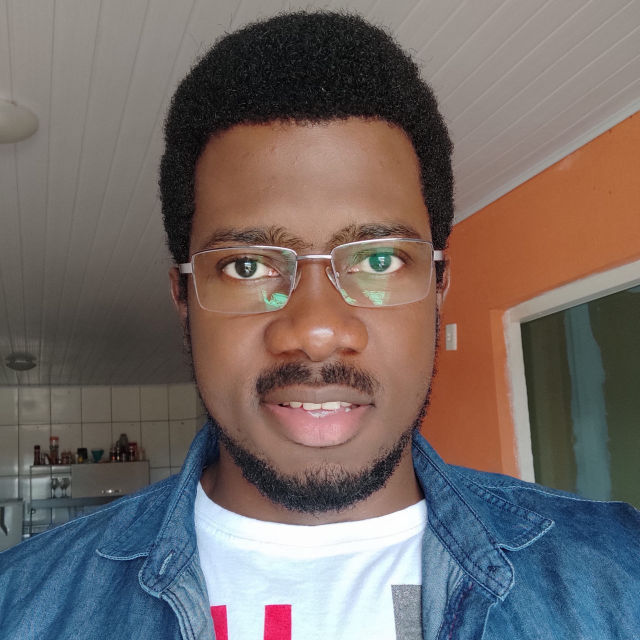
#> input picture images/face.1.1.jpeg, 1280 x 1280 px (shown at 1/2 size); its folder holds 4 pictures in this run
$ python treinamento.py
#> lines starting #> are read from the running program, lines starting #| are printed output that depends on the picture
import PIL
import cv2
import os
from cv2 import threshold
import numpy as np
from PIL import Image


eigenFace = cv2.face.EigenFaceRecognizer_create(threshold= 3)
fisherFace = cv2.face.FisherFaceRecognizer_create()
lbph = cv2.face.LBPHFaceRecognizer_create()
detector= cv2.CascadeClassifier("haarcascade_frontalface_default.xml")

def getImagemComId(path):
#> called with path = 'images'
    width_d, height_d = 280, 280
    caminhos = [os.path.join('images', f) for f in os.listdir('images')]
    faceSamples=[]
    Ids=[]
    i = 0
    for imagePath in caminhos:
        pilImage = Image.open(imagePath).convert('L')
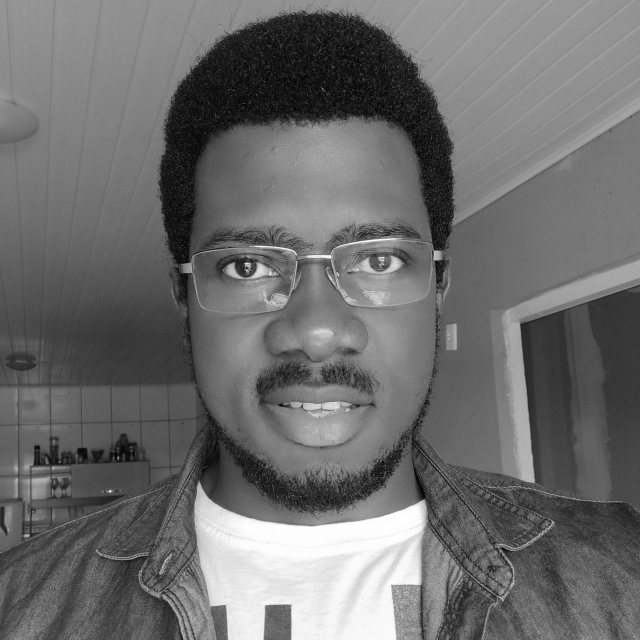
#> pilImage: PIL image 1280x1280 L (shown at 1/2 size); min 0, max 255, mean 108.6
        imageNp = np.array(pilImage,'uint8')
        Id = int(os.path.split(imagePath)[-1].split(".")[1])
        faces = detector.detectMultiScale(imageNp)
#> faces = [[317, 1052, 66, 66], [246, 1198, 64, 64], [301, 254, 645, 645]]
        for (x,y,w,h) in faces:
            faceSamples.append(cv2.resize(imageNp[y:y+h,x:x+w], (width_d, height_d)))
            Ids.append(Id)
#> this loop made 3 passes
#> after the loop, Ids = [1, 1, 1]; faceSamples = 3 items
#> pass 2 of the loop in getImagemComId, `for imagePath in caminhos:`:
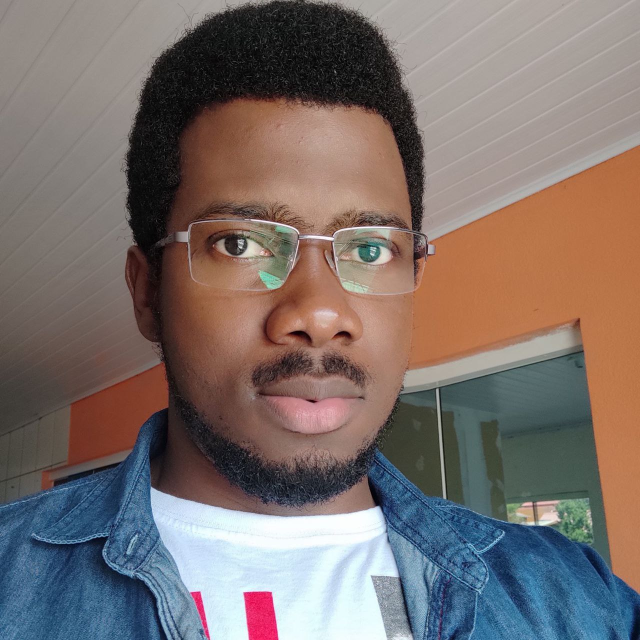
#> input picture images/face.1.2.jpeg, 1280 x 1280 px (shown at 1/2 size)
#> in getImagemComId, `pilImage = Image.open(imagePath).convert('L')`:
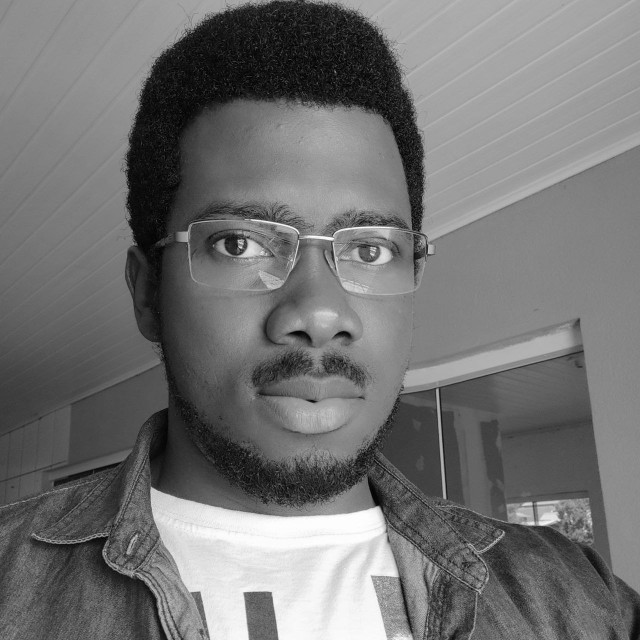
#> pilImage: PIL image 1280x1280 L (shown at 1/2 size); min 0, max 255, mean 114.5
#> faces = [[155, 1173, 71, 71], [290, 222, 637, 637]]
#> the loop in getImagemComId, `for (x,y,w,h) in faces:` made 2 passes
#> after the loop in getImagemComId, `for (x,y,w,h) in faces:`: Ids = [1, 1, 1, 1, 1]; faceSamples = 5 items
#> pass 3 of the loop in getImagemComId, `for imagePath in caminhos:`:
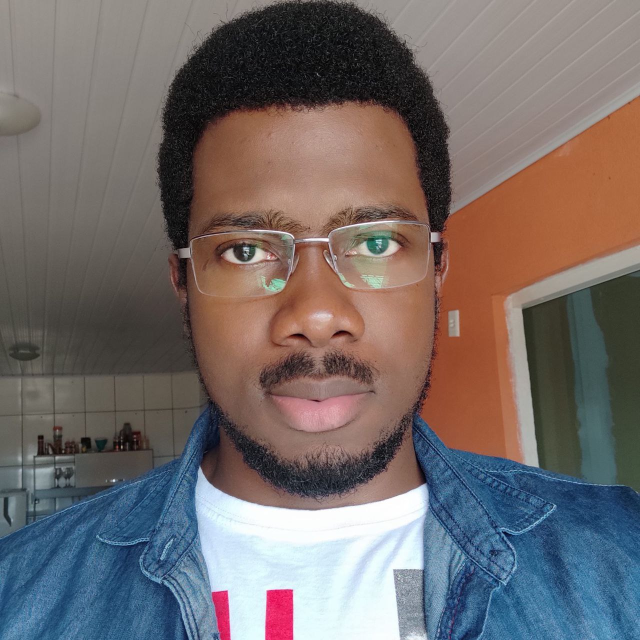
#> input picture images/face.1.3.jpeg, 1280 x 1280 px (shown at 1/2 size)
#> in getImagemComId, `pilImage = Image.open(imagePath).convert('L')`:
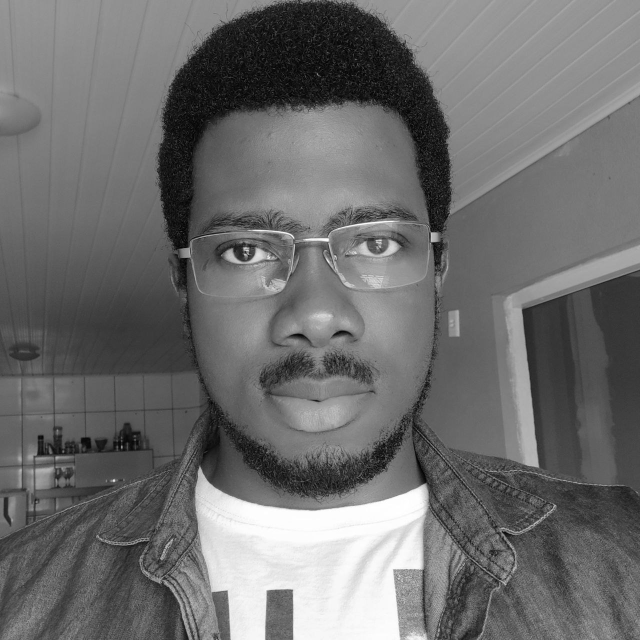
#> pilImage: PIL image 1280x1280 L (shown at 1/2 size); min 0, max 255, mean 109.2
#> faces = [[250, 1172, 62, 62], [841, 977, 246, 246], [296, 218, 659, 659]]
#> the loop in getImagemComId, `for (x,y,w,h) in faces:` made 3 passes
#> after the loop in getImagemComId, `for (x,y,w,h) in faces:`: Ids = [1, 1, 1, 1, 1, 1, 1, 1]; faceSamples = 8 items
#> the loop made 4 passes; the first 3 are shown
    return faceSamples,Ids

faces,Ids = getImagemComId('images')
print("Treinamento...")

eigenFace.train(faces, np.array(Ids))
eigenFace.write('classificadorEigen.yml')

lbph.train(faces, np.array(Ids))
lbph.write('classificadorLBPH.yml')

#> (the run stopped early here; a loop or call above may not have finished)
